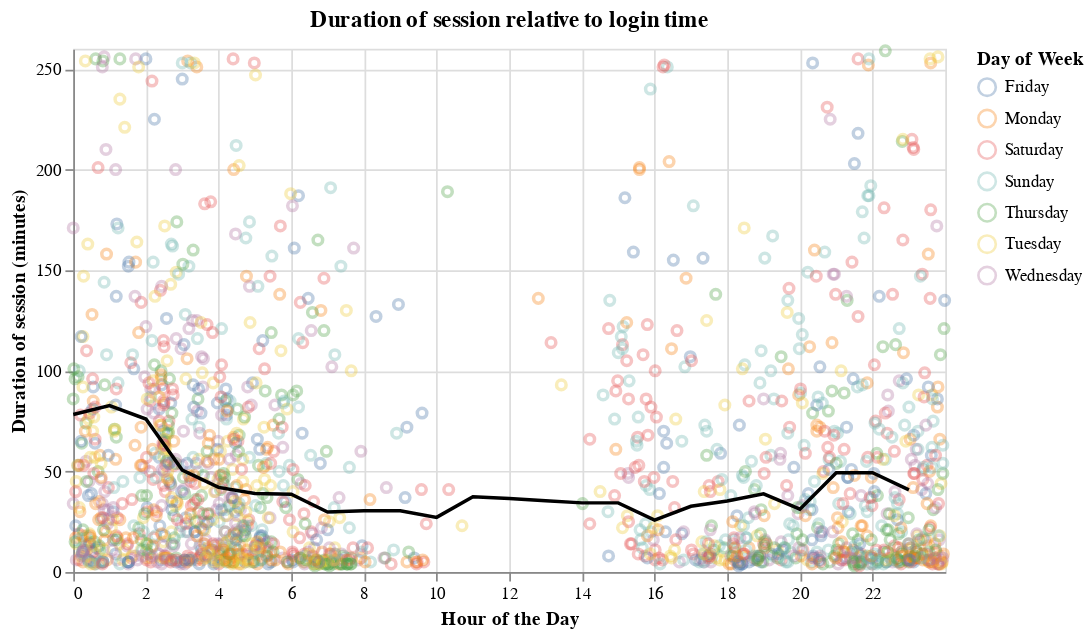

Write notebook code for a chart like this one.
### Markdown cell above
### Visualzation of the data analysis

### Code cell
best_k_week = gridsearch.best_params_['kneighborsregressor__n_neighbors']
best_week_model = gridsearch.best_estimator_

sessions_days = sessions_times.assign(
    day_of_week = sessions_times['start_dt'].dt.dayofweek
)

sessions_days['duration_minutes'] = (sessions_days['end_dt'] - sessions_days['start_dt']) / pd.Timedelta(minutes=1)

sessions_days['start_time'] = (
    pd.to_datetime(sessions_days['start_dt'], dayfirst=True).dt.hour +
    pd.to_datetime(sessions_days['start_dt'], dayfirst=True).dt.minute / 60
)

week_prediction_grid = pd.DataFrame({
    's_hour': np.arange(
        sessions_days['s_hour'].min(), 
        sessions_days['s_hour'].max() + 1
    )
})

week_prediction_grid['s_weekday_num'] = 1 # will change what pred line for the day (tuesday used)

week_prediction_grid["predicted"] = best_week_model.predict(
    week_prediction_grid[["s_weekday_num", "s_hour"]]
)

start_duration_all = alt.Chart(sessions_days).mark_point(opacity = 0.35).encode(
    x = alt.X('start_time:Q',
        title = 'Hour of the Day',
        axis = alt.Axis(values=list(range(0, 24)), tickMinStep=1)),
    y=alt.Y('duration_minutes').title('Duration of session (minutes)'),
    color = alt.Color('s_weekday:N', title='Day of Week'),
).properties(
    width = 500,
    title = 'Duration of session relative to login time'
)
start_duration_all

start_duration_preds_plot = start_duration_all + alt.Chart(
    week_prediction_grid, 
).mark_line(
    color = 'black'
).encode(
    x = 's_hour:Q',
    y = 'predicted:Q'
).properties(
    title = f"K {best_k_week}"
)
start_duration_preds_plot

### Figure 1 — Vega-Lite specification as saved in the notebook (floating-point values rounded to 4 significant figures; data arrays with more than 128 entries replaced by an {"elided": "..."} marker saying what was removed)
{"config": {"view": {"continuousWidth": 300, "continuousHeight": 300}}, "layer": [{"data": {"name": "data-71975882252167c3937659ba4e04f31b"}, "mark": {"type": "point", "opacity": 0.35}, "encoding": {"color": {"field": "s_weekday", "title": "Day of Week", "type": "nominal"}, "x": {"axis": {"tickMinStep": 1, "values": [0, 1, 2, 3, 4, 5, 6, 7, 8, 9, 10, 11, 12, 13, 14, 15, 16, 17, 18, 19, 20, 21, 22, 23]}, "field": "start_time", "title": "Hour of the Day", "type": "quantitative"}, "y": {"field": "duration_minutes", "title": "Duration of session (minutes)", "type": "quantitative"}}, "title": "Duration of session relative to login time"}, {"data": {"name": "data-bee17f017925a6be13647f8bb1ee344e"}, "mark": {"type": "line", "color": "black"}, "encoding": {"x": {"field": "s_hour", "type": "quantitative"}, "y": {"field": "predicted", "type": "quantitative"}}, "title": "K 19"}], "width": 500, "$schema": "https://vega.github.io/schema/vega-lite/v5.20.1.json", "datasets": {"data-71975882252167c3937659ba4e04f31b": {"elided": "1533 records"}, "data-bee17f017925a6be13647f8bb1ee344e": [{"s_hour": 0, "s_weekday_num": 1, "predicted": 78.26}, {"s_hour": 1, "s_weekday_num": 1, "predicted": 82.68}, {"s_hour": 2, "s_weekday_num": 1, "predicted": 76.05}, {"s_hour": 3, "s_weekday_num": 1, "predicted": 50.68}, {"s_hour": 4, "s_weekday_num": 1, "predicted": 42.05}, {"s_hour": 5, "s_weekday_num": 1, "predicted": 39.0}, {"s_hour": 6, "s_weekday_num": 1, "predicted": 38.63}, {"s_hour": 7, "s_weekday_num": 1, "predicted": 29.84}, {"s_hour": 8, "s_weekday_num": 1, "predicted": 30.42}, {"s_hour": 9, "s_weekday_num": 1, "predicted": 30.42}, {"s_hour": 10, "s_weekday_num": 1, "predicted": 27.16}, {"s_hour": 11, "s_weekday_num": 1, "predicted": 37.42}, {"s_hour": 12, "s_weekday_num": 1, "predicted": 36.58}, {"s_hour": 13, "s_weekday_num": 1, "predicted": 35.47}, {"s_hour": 14, "s_weekday_num": 1, "predicted": 34.37}, {"s_hour": 15, "s_weekday_num": 1, "predicted": 34.37}, {"s_hour": 16, "s_weekday_num": 1, "predicted": 25.79}, {"s_hour": 17, "s_weekday_num": 1, "predicted": 32.68}, {"s_hour": 18, "s_weekday_num": 1, "predicted": 35.26}, {"s_hour": 19, "s_weekday_num": 1, "predicted": 38.84}, {"s_hour": 20, "s_weekday_num": 1, "predicted": 31.21}, {"s_hour": 21, "s_weekday_num": 1, "predicted": 49.37}, {"s_hour": 22, "s_weekday_num": 1, "predicted": 49.37}, {"s_hour": 23, "s_weekday_num": 1, "predicted": 40.84}]}}
